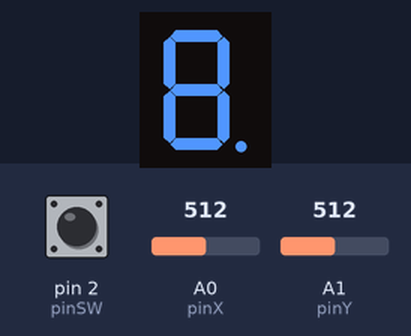
Bench run of a sketch on a simulated Arduino Uno, built with avr-gcc and run on an emulated ATmega328P. Shown: 1-digit seven-segment display. Wiring (inferred from the names in the program): 1-digit 7-segment display, segments lit when LOW: segments pin 5, pin 6, pin 7, pin 8, pin 9, pin 10, pin 11, pin 4. The inputs (shaded band) are chosen by the test bench; at power-on: A1 (pinY) = 512, pin 2 (pinSW) HIGH, A0 (pinX) = 512. The segment pins are drawn as the display they are named for.

Above: at 0.9 s.
1.3 s: A1 (pinY) set to 314
3.8 s: A1 (pinY) set to 283
At 5.1 s:
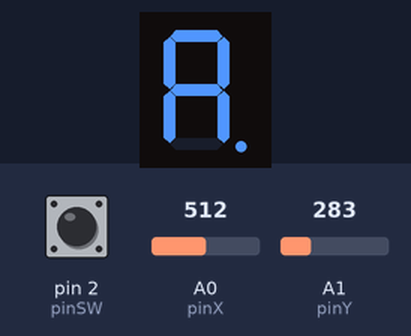
6.8 s: pin 2 (pinSW) pulled LOW for 0.15 s
8.4 s: pin 2 (pinSW) pulled LOW for 1 s
10.0 s: A1 (pinY) set to 683
12.4 s: A1 (pinY) set to 708
At 13.75 s:
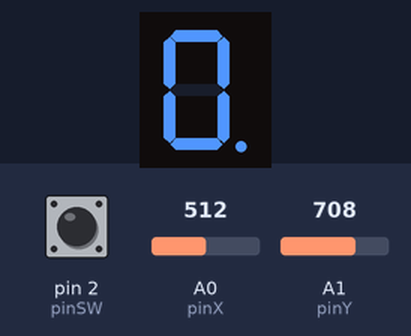
Timing chart, 0 to 15.4 s (numbered marks = the images above; inputs shaded):
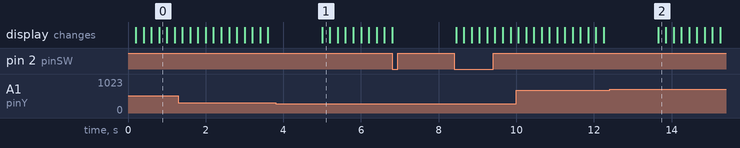

The sketch:

homework3.ino
```cpp
#define UP 0
#define DOWN 1
#define LEFT 2
#define RIGHT 3

#define A 0
#define B 1
#define C 2
#define D 3
#define E 4
#define F 5
#define G 6
#define DP 7

const int pinA = 4;
const int pinB = 5;
const int pinC = 6;
const int pinD = 7;
const int pinE = 8;
const int pinF = 9;
const int pinG = 10;
const int pinDP = 11;

const int pinX = A0;
const int pinY = A1;
const int pinSW = 2;
const int moveSize = 4;
const int segSize = 8;
const int noOfDigits = 10;
int index = 0;
bool commonAnode = false;
int currentPin = pinDP;
byte currentLedState = LOW;
byte state = HIGH;
byte dpState = LOW;
int debounceValue = -1;
int xValue = 0;
int yValue = 0;

int swState = LOW;
int lastSwState = LOW;
unsigned long lastBlink = 0;
const int blinkTime = 199;
unsigned long lastChangedLeds = 0;
const int debounceChangedLeds = 1000;
byte blinkable = 1;
unsigned long lastDebounceTimeMovement = 0;
const int debounceTimeMovement = 25;
int lastDebounceValue = -1;
const int longDebounceTimePressLong = 3000;
byte longPressedActive = 0;

const int maxHold = 700;
const int minHold = 300;

int position = -1;
int newPosition;
int result = -1;

int segments[segSize] = {
	pinA, pinB, pinC, pinD, pinE, pinF, pinG, pinDP
};
const int movementMatrix[noOfDigits][4] = {
{ -1, G, F, B},
{ A, G, F, -1},
{ G, D, E, DP},
{ G, -1, E, C},
{ G, D, -1, C},
{ A, G, -1, B},
{ A, D, -1, -1},
{-1, -1, C, -1}
};
bool reading = 0;
bool buttonPressed = 0;
bool lastButtonState = LOW;
bool buttonState = LOW;
bool lastReading =0;
unsigned long longPressedDebounce = 0;
unsigned long lastDebounceTimePressed = 0;
unsigned long debounceDelayPressed = 50;
byte memoryState[segSize]={
  0, 0, 0, 0, 0, 0, 0, 0
};
const int buttonDebounceDelay = 50;
byte systemState = 0;
unsigned long buttonLastDebounceTime = 0;
bool checkHowLong = 0;
unsigned long longPressedTime = 0;

void setup() {
  if (commonAnode == true) {
    state = !state;
  }
  for (int i = 0; i < segSize; i++){
    pinMode(segments[i], OUTPUT);
  }
  pinMode(pinSW, INPUT_PULLUP);
  Serial.begin(9600);
}

void loop() {
    buttonCheck();
    if(!buttonPressed){
      state1();
    }
    else{
      state2();
    }
    // Light up from memory states
    lightUpLeds();

}
int getPinFromIndex(){
  switch(currentPin){
    case pinA:
        return A;
        break;
    case pinB:
        return B;
        break;
    case pinC:
        return C;
        break;
    case pinD :
        return D;
        break;
    case pinE:
        return E;
        break;
    case pinF:
        return F;
        break;
    case pinG:
        return G;
        break;
    default:
        return DP;
  }
}
int getMovementPosition(){
  xValue = analogRead(pinX);
  yValue = analogRead(pinY);
  if(millis()-lastDebounceTimeMovement>debounceTimeMovement){
    lastDebounceTimeMovement= millis();
    lastDebounceValue = debounceValue;
    if(xValue>maxHold && (yValue < maxHold && yValue > minHold)){
        debounceValue = UP;
    }
    else if(xValue<minHold && (yValue < maxHold && yValue > minHold)){
        debounceValue = DOWN;
    }
    else if(yValue>maxHold && (xValue < maxHold && xValue > minHold)){
        debounceValue = RIGHT;
    }
    else if(yValue<minHold && (xValue < maxHold && xValue > minHold)){
        debounceValue = LEFT;
    }
    else{
      debounceValue = -1;
    }
  }
  if(lastDebounceValue==debounceValue){
    return debounceValue;
  }
  return -1;
}

void blinkingCurrentLed(){
   if(millis()-lastBlink>blinkTime){
     lastBlink=millis();
     currentLedState=!currentLedState;
     digitalWrite(currentPin,currentLedState);
   }
}

void lightUpLeds(){
  for(int i = 0; i< segSize; ++i){
    if(currentPin != segments[i] && !buttonPressed)
      digitalWrite(segments[i], memoryState[i]);
    }
}

void state1(){
  blinkingCurrentLed();

    newPosition=getMovementPosition();
    if(newPosition!=-1){

      if(movementMatrix[getPinFromIndex()][newPosition]!=-1){
          digitalWrite(currentPin, LOW);
        if(millis()-lastChangedLeds> debounceChangedLeds){
          lastChangedLeds = millis();
          if(memoryState)
          currentPin = segments[movementMatrix[getPinFromIndex()][newPosition]];

      }
    }
  }
}
void state2(){
  digitalWrite(currentPin, LOW);
  int positionState2 = getMovementPosition();

    if( positionState2 == UP){
      result = 1;
    }
    else if( positionState2 == DOWN){
      result = 0;
    }

  if(result!=-1){
   // digitalWrite(currentPin, result);
    memoryState[getPinFromIndex()]=result;
  }
  digitalWrite(currentPin, memoryState[getPinFromIndex()]);
  // Serial.println(result);
  result = -1;
}
void clearMemoryState(){
  for(int i=0;i<segSize;i++){
    memoryState[i] = 0;
  }
}
void buttonCheck() {
  reading = digitalRead(pinSW);
  if (reading != lastButtonState) {
    lastDebounceTimePressed = millis();
  }

  if(buttonState == 0){
    if(reading!=lastReading){
      longPressedTime = millis();
    }
    lastReading = reading;
    if(millis()-longPressedTime > longDebounceTimePressLong ){
      buttonPressed = 0;
      longPressedTime = millis();
      clearMemoryState();
      currentPin = pinDP;
      //Serial.println("Reseted");
    }
  }
  if (millis() - lastDebounceTimePressed > debounceDelayPressed) {
    if (reading != buttonState) {
      buttonState = reading;
      if (buttonState == LOW ) {
        if (!buttonPressed) { // to not reset the timer if the button is pressed multiple times
          buttonPressed = 1;
          checkHowLong = 1;
        }
        else{
          buttonPressed = 0;
        }
      }
    }
  }
  lastButtonState = reading;
  }
```

Measured:
- the behaviour switches between 300 and 299 on A1 (pinY) (found by bisection; images 0 and 1)
- the behaviour switches between 700 and 701 on A1 (pinY) (found by bisection; images 1 and 2)
- after the input at 3.8 s, the display: changes after 1.2 s (image 1)
- after the input at 12.4 s, the display: changes after 1.3 s (image 2)
